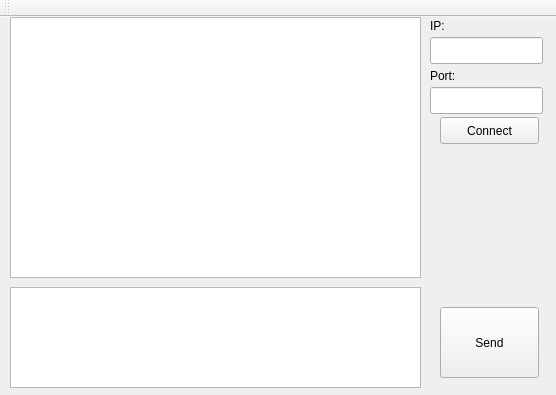
<?xml version="1.0" encoding="UTF-8"?>
<ui version="4.0">
 <class>myclient</class>
 <widget class="QMainWindow" name="myclient">
  <property name="geometry">
   <rect>
    <x>0</x>
    <y>0</y>
    <width>556</width>
    <height>395</height>
   </rect>
  </property>
  <property name="windowTitle">
   <string>myclient</string>
  </property>
  <widget class="QWidget" name="centralWidget">
   <widget class="QTextEdit" name="sendText">
    <property name="geometry">
     <rect>
      <x>10</x>
      <y>270</y>
      <width>411</width>
      <height>101</height>
     </rect>
    </property>
   </widget>
   <widget class="QPushButton" name="sendButton">
    <property name="geometry">
     <rect>
      <x>440</x>
      <y>290</y>
      <width>99</width>
      <height>71</height>
     </rect>
    </property>
    <property name="text">
     <string>Send</string>
    </property>
   </widget>
   <widget class="QTextEdit" name="historyText">
    <property name="geometry">
     <rect>
      <x>10</x>
      <y>0</y>
      <width>411</width>
      <height>261</height>
     </rect>
    </property>
   </widget>
   <widget class="QLineEdit" name="ipText">
    <property name="geometry">
     <rect>
      <x>430</x>
      <y>20</y>
      <width>113</width>
      <height>27</height>
     </rect>
    </property>
   </widget>
   <widget class="QLineEdit" name="portText">
    <property name="geometry">
     <rect>
      <x>430</x>
      <y>70</y>
      <width>113</width>
      <height>27</height>
     </rect>
    </property>
   </widget>
   <widget class="QPushButton" name="connectButton">
    <property name="geometry">
     <rect>
      <x>440</x>
      <y>100</y>
      <width>99</width>
      <height>27</height>
     </rect>
    </property>
    <property name="text">
     <string>Connect</string>
    </property>
   </widget>
   <widget class="QLabel" name="portLabel">
    <property name="geometry">
     <rect>
      <x>430</x>
      <y>50</y>
      <width>67</width>
      <height>17</height>
     </rect>
    </property>
    <property name="text">
     <string>Port:</string>
    </property>
   </widget>
   <widget class="QLabel" name="ipLabel">
    <property name="geometry">
     <rect>
      <x>430</x>
      <y>0</y>
      <width>67</width>
      <height>17</height>
     </rect>
    </property>
    <property name="text">
     <string>IP:</string>
    </property>
   </widget>
   <widget class="QLabel" name="connectionLabel">
    <property name="geometry">
     <rect>
      <x>440</x>
      <y>140</y>
      <width>91</width>
      <height>20</height>
     </rect>
    </property>
    <property name="text">
     <string/>
    </property>
   </widget>
  </widget>
  <widget class="QToolBar" name="toolBar">
   <property name="windowTitle">
    <string>toolBar</string>
   </property>
   <attribute name="toolBarArea">
    <enum>TopToolBarArea</enum>
   </attribute>
   <attribute name="toolBarBreak">
    <bool>false</bool>
   </attribute>
  </widget>
 </widget>
 <layoutdefault spacing="6" margin="11"/>
 <resources/>
 <connections/>
</ui>
